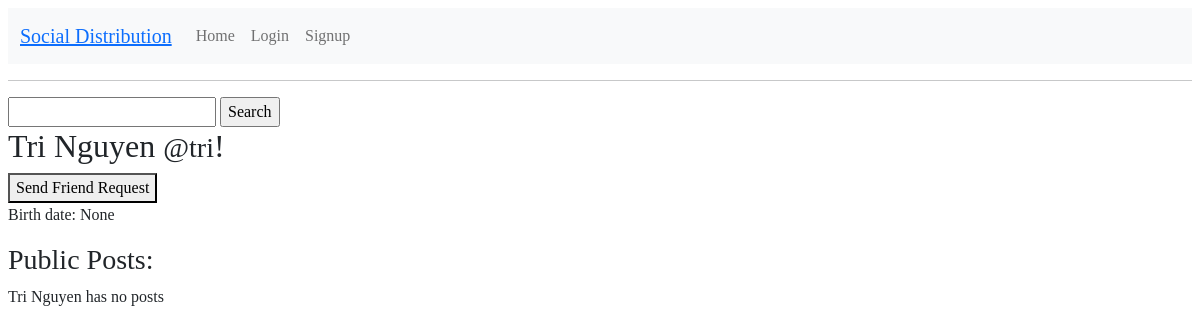
/view_profile/17, run on an earlier commit of the app's database.
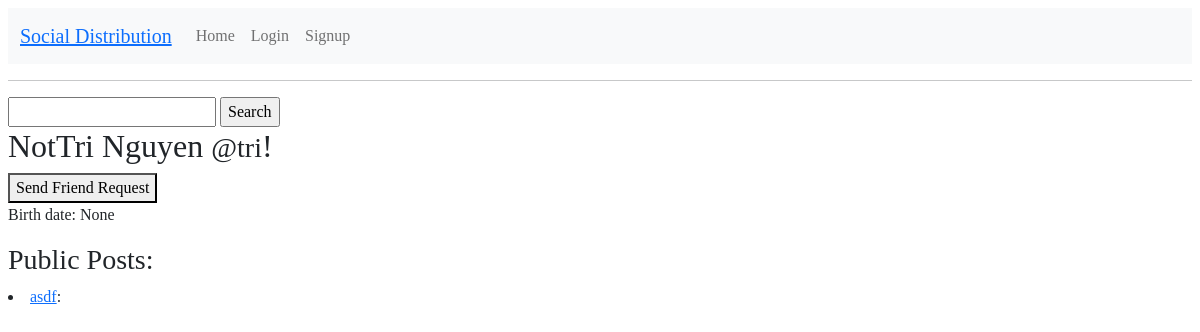
And on a later commit of the database.
### Profile/models.py (models this page shows, shortened)
class Profile(models.Model):
    user = models.OneToOneField(User, on_delete=models.CASCADE, related_name='profile')
    bio = models.TextField(max_length=500, blank=True)
    location = models.CharField(max_length=30, blank=True)
    birth_date = models.DateField(null=True, blank=True)
    friends = models.ManyToManyField('self')
    followers = models.ManyToManyField('self', symmetrical=False)

class Post(models.Model):
    title = models.CharField(max_length=200)
    url = models.CharField(max_length=200, blank=True)
    source = models.CharField(max_length=200, blank=True)
    origin = models.CharField(max_length=200, blank=True)
    description = models.TextField(blank=True)
    class ContentType(models.TextChoices):
        MARKDOWN = 'text/markdown' # common mark
        PLAIN = 'text/plain' # UTF-8
        BASE64 = 'application/base64'
        PNG = 'image/png;base64' # embedded png
        JPEG = 'image/jpeg;base64' # embedded jpeg
    content_type = models.CharField(
        max_length=40,
        choices = ContentType.choices,
        default=ContentType.PLAIN
    )
    content = models.TextField(blank=True)
    author = models.ForeignKey(Profile, on_delete=models.CASCADE, null=True, related_name="posts")
    categories = models.ManyToManyField('PostCategory', blank=True)
    comments_count = models.IntegerField(default=0)
    comments_page_size = models.IntegerField(default=50)
    comments_first_page = models.CharField(max_length=200, null=True) # URL to first page of comments for this post
    comments = models.ManyToManyField('Comment', blank=True)
    timestamp = models.DateTimeField(default=timezone.now)
    class Visibility(models.TextChoices):
        PUBLIC = 'PUBLIC'
        FRIENDS = 'FRIENDS'
    visibility = models.CharField(
        max_length=10,
        choices=Visibility.choices,
        default=Visibility.PUBLIC
    )
    unlisted = models.BooleanField(default=False) # used for images so that they don't show up in timelines

### Profile/views.py (the view)
# urls.py: path('view_profile/<int:author_id>', Profile_views.view_profile, name='view_profile'),
def view_profile(request, author_id):
	author = Profile.objects.get(user_id=author_id)
	posts = author.posts.all()
	if request.method == "GET":
		return render(request, 'profile/view_profile.html', {'author': author, 'posts':posts})

### Profile/templates/profile/view_profile.html (shortened to what this page needs)
{% extends 'base.html' %}
{% block content %}
	<form action="{% url 'Search:results' %}" method="POST">
		<input type="text" name="query" id="query" required>
		<input type="submit" value="Search">
	</form>
	<h2>{{ author.user.get_full_name }} <small>@{{ author.user.username }}</small>!</h2>
		<form action="/sendrequest" method="POST">
			<button type="submit">Send Friend Request</button>
		</form>
		<p>Birth date: {{ author.birth_date }}</p>
		<h3>Public Posts:</h3>
		{% if posts %}
			{% for post in posts %}
				<li><a href="/author/{{author.id}}/posts/{{post.id}}">{{post.title}}</a>: </li>
			{% endfor %}
		{% else %}
			<p>{{author.user.get_full_name}} has no posts<p>
		{% endif %}
{% endblock %}

What changed in the data, as far as the page shows it:
changed through a linked row, Profile "None": user.get_full_name "Tri Nguyen" → "NotTri Nguyen"; user.get_full_name "Tri Nguyen" → (not shown)
added Post: title "asdf"
Also different on the page:
text no longer shown: "has no posts"
